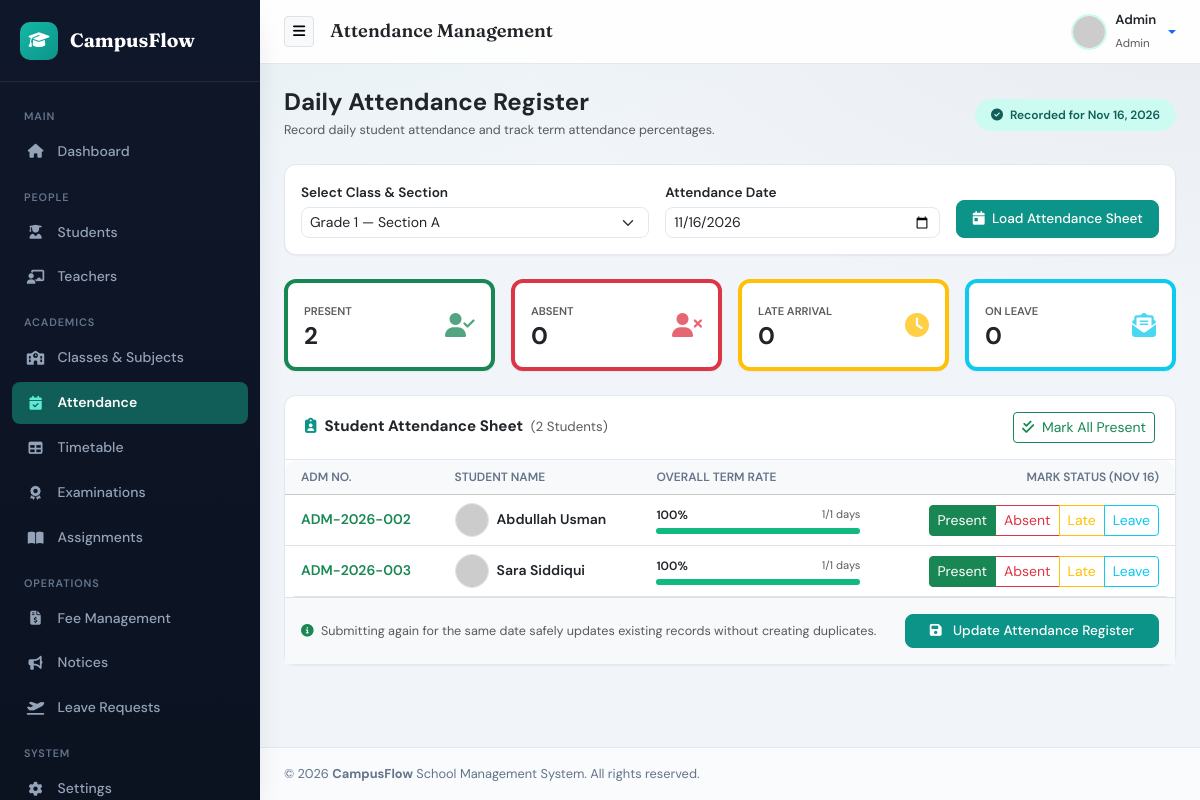
/admin/attendance.php (signed in), run on the app's committed database.
### tables this page shows
CREATE TABLE `students` (
  `id` int(11) NOT NULL,
  `user_id` int(11) DEFAULT NULL,
  `admission_number` varchar(50) NOT NULL,
  `first_name` varchar(50) NOT NULL,
  `last_name` varchar(50) NOT NULL,
  `gender` enum('Male','Female','Other') NOT NULL,
  `date_of_birth` date NOT NULL,
  `class_id` int(11) DEFAULT NULL,
  `parent_name` varchar(100) NOT NULL,
  `parent_phone` varchar(20) NOT NULL,
  `address` text NOT NULL,
  `photo` varchar(255) DEFAULT 'default.png',
  `status` enum('Active','Inactive') NOT NULL DEFAULT 'Active',
  `created_at` timestamp NOT NULL DEFAULT current_timestamp()
);

### admin/attendance.php (the view, shortened to what this page needs)
<?php
require_once '../config/database.php';
$all_classes = [];
$classes_res = $conn->query("SELECT id, class_name, section FROM classes ORDER BY class_name ASC, section ASC");
while ($c = $classes_res->fetch_assoc()) {
    $all_classes[] = $c;
}
$selected_class_id = isset($_REQUEST['class_id']) ? (int)$_REQUEST['class_id'] : (count($all_classes) > 0 ? (int)$all_classes[0]['id'] : 0);
$selected_date     = isset($_REQUEST['attendance_date']) && !empty($_REQUEST['attendance_date']) ? trim($_REQUEST['attendance_date']) : date('Y-m-d');
$students_list = [];
$count_present = 0;
$count_absent  = 0;
$count_late    = 0;
$count_leave   = 0;
$is_already_marked = false;
if ($selected_class_id > 0) {
    $sheet_sql = "
        SELECT
            s.id, s.admission_number, s.first_name, s.last_name, s.photo,
            a.status AS date_status,
            (SELECT COUNT(*) FROM attendance att WHERE att.student_id = s.id) AS total_days,
            (SELECT COUNT(*) FROM attendance att WHERE att.student_id = s.id AND att.status IN ('Present', 'Late')) AS present_days
        FROM students s
        LEFT JOIN attendance a ON a.student_id = s.id AND a.attendance_date = ?
        WHERE s.class_id = ?
        ORDER BY s.first_name ASC, s.last_name ASC
    ";
    $sheet_stmt = $conn->prepare($sheet_sql);
    $sheet_stmt->bind_param("si", $selected_date, $selected_class_id);
    $sheet_stmt->execute();
    $sheet_res = $sheet_stmt->get_result();
    while ($row = $sheet_res->fetch_assoc()) {
        if (!empty($row['date_status'])) {
            $is_already_marked = true;
            if ($row['date_status'] === 'Present') $count_present++;
            elseif ($row['date_status'] === 'Absent') $count_absent++;
            elseif ($row['date_status'] === 'Late') $count_late++;
            elseif ($row['date_status'] === 'Leave') $count_leave++;
        }
        $total_d   = (int)$row['total_days'];
        $present_d = (int)$row['present_days'];
        $row['overall_percent'] = ($total_d > 0) ? round(($present_d / $total_d) * 100, 1) : 100.0;
        $students_list[] = $row;
    }
}
include_once '../includes/header.php';
include_once '../includes/sidebar.php';
?>
<div class="d-flex flex-column flex-md-row justify-content-between align-items-md-center gap-3 mb-4">
    <div>
        <h4 class="fw-bold text-dark mb-1">Daily Attendance Register</h4>
        <p class="text-muted small mb-0">Record daily student attendance and track term attendance percentages.</p>
    </div>
    <div>
        <?php if ($is_already_marked): ?>
            <span class="badge-mint px-3 py-2">
                <i class="fa-solid fa-circle-check me-1"></i> Recorded for <?php echo date('M d, Y', strtotime($selected_date)); ?>
            </span>
        <?php else: ?>
            <span class="badge bg-warning-subtle text-warning border border-warning-subtle px-3 py-2">
                <i class="fa-regular fa-clock me-1"></i> Not Marked Yet for <?php echo date('M d, Y', strtotime($selected_date)); ?>
            </span>
        <?php endif; ?>
    </div>
</div>
<div class="card mb-4">
    <div class="card-body p-3">
        <form action="attendance.php" method="GET" class="row g-3 align-items-end">
            <div class="col-md-5">
                <label class="form-label fw-semibold small mb-1">Select Class &amp; Section</label>
                <select name="class_id" class="form-select form-select-sm" required>
                    <?php if (count($all_classes) === 0): ?>
                        <option value="0">No classes available</option>
                    <?php else: ?>
                        <?php foreach ($all_classes as $cls): ?>
                            <option value="<?php echo (int)$cls['id']; ?>" <?php echo ($selected_class_id === (int)$cls['id']) ? 'selected' : ''; ?>>
                                <?php echo htmlspecialchars($cls['class_name'] . ' — ' . $cls['section']); ?>
                            </option>
                        <?php endforeach; ?>
                    <?php endif; ?>
                </select>
            </div>
            <div class="col-md-4">
                <label class="form-label fw-semibold small mb-1">Attendance Date</label>
                <input type="date" name="attendance_date" class="form-control form-control-sm"
                       value="<?php echo htmlspecialchars($selected_date); ?>" max="<?php echo date('Y-m-d'); ?>" required>
            </div>
            <div class="col-md-3 d-grid">
                <button type="submit" class="btn btn-primary btn-sm py-2">
                    <i class="fa-solid fa-calendar-day me-1"></i> Load Attendance Sheet
                </button>
            </div>
        </form>
    </div>
</div>
<?php if (count($students_list) > 0): ?>
<div class="row g-3 mb-4">
    <div class="col-6 col-md-3">
        <div class="card p-3 mb-0 border-start border-4 border-success">
            <div class="d-flex justify-content-between align-items-center">
                <div>
                    <small class="text-muted text-uppercase fw-semibold" style="font-size: 0.7rem;">Present</small>
                    <h4 class="fw-bold text-dark mb-0"><?php echo $count_present; ?></h4>
                </div>
                <i class="fa-solid fa-user-check text-success fs-4 opacity-75"></i>
            </div>
        </div>
    </div>
    <div class="col-6 col-md-3">
        <div class="card p-3 mb-0 border-start border-4 border-danger">
            <div class="d-flex justify-content-between align-items-center">
                <div>
                    <small class="text-muted text-uppercase fw-semibold" style="font-size: 0.7rem;">Absent</small>
                    <h4 class="fw-bold text-dark mb-0"><?php echo $count_absent; ?></h4>
                </div>
                <i class="fa-solid fa-user-xmark text-danger fs-4 opacity-75"></i>
            </div>
        </div>
    </div>
    <div class="col-6 col-md-3">
        <div class="card p-3 mb-0 border-start border-4 border-warning">
            <div class="d-flex justify-content-between align-items-center">
                <div>
                    <small class="text-muted text-uppercase fw-semibold" style="font-size: 0.7rem;">Late Arrival</small>
                    <h4 class="fw-bold text-dark mb-0"><?php echo $count_late; ?></h4>
                </div>
                <i class="fa-solid fa-clock text-warning fs-4 opacity-75"></i>
            </div>
        </div>
    </div>
    <div class="col-6 col-md-3">
        <div class="card p-3 mb-0 border-start border-4 border-info">
            <div class="d-flex justify-content-between align-items-center">
                <div>
                    <small class="text-muted text-uppercase fw-semibold" style="font-size: 0.7rem;">On Leave</small>
                    <h4 class="fw-bold text-dark mb-0"><?php echo $count_leave; ?></h4>
                </div>
                <i class="fa-solid fa-envelope-open-text text-info fs-4 opacity-75"></i>
            </div>
        </div>
    </div>
</div>
<?php endif; ?>
<div class="card">
    <div class="card-header d-flex flex-column flex-sm-row justify-content-between align-items-sm-center gap-2">
        <span class="fw-bold text-dark">
            <i class="fa-solid fa-clipboard-user me-2" style="color: var(--primary-color);"></i>Student Attendance Sheet
            <span class="text-muted fw-normal small ms-1">(<?php echo count($students_list); ?> Students)</span>
        </span>
        <?php if (count($students_list) > 0): ?>
            <button type="button" class="btn btn-sm btn-outline-success" id="markAllPresentBtn">
                <i class="fa-solid fa-check-double me-1"></i> Mark All Present
            </button>
        <?php endif; ?>
    </div>
    <div class="card-body p-0">
        <?php if (count($students_list) > 0): ?>
            <form action="attendance.php" method="POST">
                <div class="table-responsive">
                    <table class="table table-hover align-middle mb-0">
                        <thead class="table-light" style="font-size: 0.75rem; text-transform: uppercase;">
                            <tr>
                                <th class="ps-3">Adm No.</th>
                                <th>Student Name</th>
                                <th style="width: 220px;">Overall Term Rate</th>
                                <th class="pe-3 text-end">Mark Status (<?php echo date('M d', strtotime($selected_date)); ?>)</th>
                            </tr>
                        </thead>
                        <tbody>
                            <?php foreach ($students_list as $stu): ?>
                                <?php
                                $stu_id    = (int)$stu['id'];
                                $full_name = $stu['first_name'] . ' ' . $stu['last_name'];
                                $overall_pct    = $stu['overall_percent'];
                                if (!empty($stu['photo']) && $stu['photo'] !== 'default.png' && file_exists("../uploads/" . $stu['photo'])) {
                                    $avatar_url = "../uploads/" . htmlspecialchars($stu['photo']);
                                } else {
                                    $avatar_url = "https://ui-avatars.com/api/?name=" . urlencode($full_name) . "&background=D1FAE5&color=065F46&bold=true";
                                }
                                ?>
                                <tr>
                                    <td class="ps-3 fw-semibold text-success">
                                        <?php echo htmlspecialchars($stu['admission_number']); ?>
                                    </td>
                                    <td>
                                        <div class="d-flex align-items-center gap-2">
                                            <img src="<?php echo $avatar_url; ?>" alt="Student"
                                                 class="rounded-circle border" style="width: 34px; height: 34px; object-fit: cover;">
                                            <span class="fw-semibold text-dark"><?php echo htmlspecialchars($full_name); ?></span>
                                        </div>
                                    </td>
                                    <td>
                                        <div class="d-flex justify-content-between align-items-center mb-1">
                                            <small class="fw-semibold text-dark" style="font-size: 0.75rem;"><?php echo $overall_pct; ?>%</small>
                                            <small class="text-muted" style="font-size: 0.7rem;">
                                                <?php echo (int)$stu['present_days']; ?>/<?php echo (int)$stu['total_days']; ?> days
                                            </small>
                                        </div>
                                        <div class="progress" style="height: 6px; background-color: #E2E8F0;">
                                            <div class="progress-bar" role="progressbar"
                                                 style="width: <?php echo $overall_pct; ?>%; background-color: <?php echo ($overall_pct >= 75) ? '#10B981' : '#F59E0B'; ?>;">
                                            </div>
                                        </div>
                                    </td>
                                    <td class="pe-3 text-end">
                                        <div class="btn-group btn-group-sm" role="group">
                                            <label class="btn btn-outline-success" for="pres_<?php echo $stu_id; ?>">Present</label>
                                            <label class="btn btn-outline-danger" for="abs_<?php echo $stu_id; ?>">Absent</label>
                                            <label class="btn btn-outline-warning" for="late_<?php echo $stu_id; ?>">Late</label>
                                            <label class="btn btn-outline-info" for="leave_<?php echo $stu_id; ?>">Leave</label>
                                        </div>
                                    </td>
                                </tr>
                            <?php endforeach; ?>
                        </tbody>
                    </table>
                </div>
                <div class="p-3 bg-light border-top d-flex justify-content-between align-items-center">
                    <span class="text-muted small">
                        <i class="fa-solid fa-circle-info me-1 text-success"></i>
                        Submitting again for the same date safely updates existing records without creating duplicates.
                    </span>
                    <button type="submit" class="btn btn-primary px-4">
                        <i class="fa-solid fa-floppy-disk me-2"></i>
                        <?php echo $is_already_marked ? 'Update Attendance Register' : 'Save Attendance Register'; ?>
                    </button>
                </div>
            </form>
        <?php endif; ?>
    </div>
</div>
<?php include '../includes/footer.php'; ?>

### assets/css/style.css (style rules this page uses)
:root { --primary-color: #0D9488; --primary-hover: #0F766E; --forest-green: #115E59; --mint-tint: #CCFBF1; --mint-text: #115E59; --sidebar-bg: #0F172A; --sidebar-color: #94A3B8; --sidebar-hover-bg: #1E293B; --sidebar-hover-color: #FFFFFF; --sidebar-active-bg: #115E59; --body-bg: #F1F5F9; --card-bg: #FFFFFF; --text-main: #0F172A; --text-muted: #64748B; --border-color: #E2E8F0; --success-color: #10B981; --warning-color: #F59E0B; --danger-color: #EF4444; --info-color: #0EA5E9; --radius-sm: 8px; --radius-md: 12px; --radius-lg: 16px; --shadow-sm: 0 1px 2px rgba(15, 23, 42, 0.05); --shadow-md: 0 8px 20px -8px rgba(15, 23, 42, 0.12); --shadow-lg: 0 16px 32px -12px rgba(15, 23, 42, 0.18); --transition: all 0.2s ease; --font-body: 'DM Sans', system-ui, sans-serif; --font-display: 'Fraunces', Georgia, serif; }
* { box-sizing: border-box; }
body { background: var(--body-bg); background-image: radial-gradient(ellipse 80% 50% at 0% -20%, rgba(13, 148, 136, 0.08), transparent), radial-gradient(ellipse 60% 40% at 100% 0%, rgba(15, 23, 42, 0.04), transparent); color: var(--text-main); font-family: var(--font-body); font-size: 0.9rem; line-height: 1.55; overflow-x: hidden; min-height: 100vh; }
.card { border: 1px solid var(--border-color); border-radius: var(--radius-md); box-shadow: var(--shadow-sm); background: var(--card-bg); margin-bottom: 1.25rem; transition: var(--transition); }
.card-header { background: transparent; border-bottom: 1px solid var(--border-color); padding: 1rem 1.25rem; font-weight: 600; font-size: 0.95rem; }
.btn-primary { background-color: var(--primary-color) !important; border-color: var(--primary-color) !important; color: #fff !important; font-weight: 500; font-size: 0.85rem; border-radius: var(--radius-sm); }
.badge-mint { background: var(--mint-tint); color: var(--mint-text); font-weight: 600; padding: 0.3rem 0.65rem; border-radius: 50rem; font-size: 0.75rem; }
.table { font-size: 0.875rem; }
.table thead th { font-weight: 600; color: var(--text-muted); border-bottom-width: 1px; white-space: nowrap; }
.table-responsive { border-radius: var(--radius-md); }
.form-label { font-weight: 500; font-size: 0.85rem; }
.form-control, .form-select { border-radius: var(--radius-sm); border-color: var(--border-color); font-size: 0.875rem; }

### data on the page
students: admission_number "ADM-2026-002", full_name "Abdullah Usman", overall_pct "100", present_days "1", total_days "1"
students: admission_number "ADM-2026-003", full_name "Sara Siddiqui", overall_pct "100", present_days "1", total_days "1"

### other printed values
$page_title "Attendance Management"
$username "Admin"
$role "Admin"
date('M d, Y', strtotime($selected_date)) "Nov 16, 2026"
$count_present "2"
$count_absent "0"
$count_late "0"
$count_leave "0"
count($students_list) "2"
date('M d', strtotime($selected_date)) "NOV 16"
form field class_id "Grade 1 — Section A"
